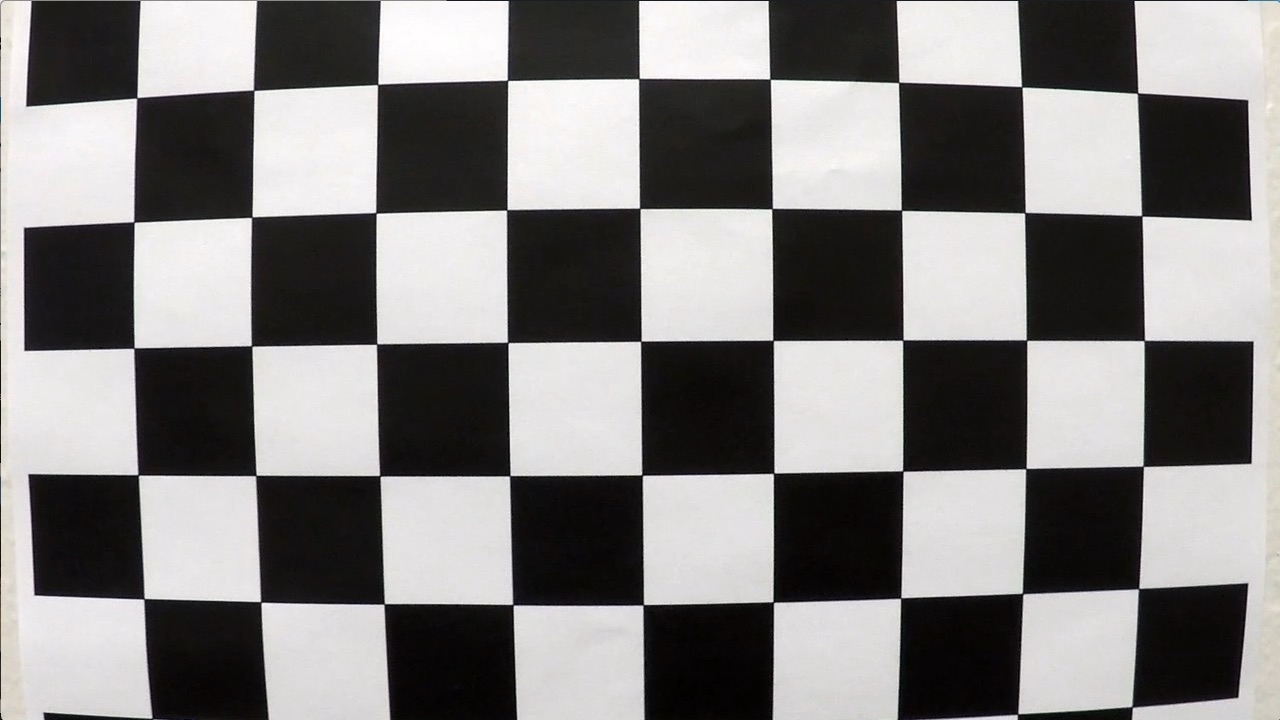
#> input picture camera_cal/calibration1.jpg, 1280 x 720 px; its folder holds only this picture in this run
$ jupyter execute --allow-errors find_lane.ipynb   (shell and % lines are left out)   (older library calls are emulated)
#> lines starting #> are read from the running program, lines starting #| are printed output that depends on the picture
[cell 1]
#loading packages
import numpy as np
import cv2
import matplotlib.pyplot as plt
import matplotlib.image as mpimg
import pickle
import glob

# Import everything needed to edit/save/watch video clips
from moviepy.editor import VideoFileClip
from IPython.display import HTML

[cell 2]
nx = 9
ny = 6
# prepare object points, like (0,0,0), (1,0,0), (2,0,0) ....,(6,5,0)
objp = np.zeros((ny*nx,3), np.float32)
objp[:,:2] = np.mgrid[0:nx, 0:ny].T.reshape(-1,2)
objpoints = [] # 3d points in real world space
imgpoints = [] # 2d points in image plane.
#print(objp[-1], objp[-nx], objp[0], objp[nx-1])
# Define a function that takes an image, number of x and y points,
# camera matrix and distortion coefficients
# [15 lines left out: function corners_unwarp, not called in this run]

[cell 3]
imgs = glob.glob('camera_cal/calibration*.jpg')

for i in imgs:
    img = cv2.imread(i)
#> img is the input picture: shape (720, 1280, 3); mean B, G, R 127.8, 128.4, 130.1
    gray = cv2.cvtColor(img, cv2.COLOR_BGR2GRAY)
    # Find the chess board corners
    ret, corners = cv2.findChessboardCorners(gray, (nx,ny), None)
#> ret = False; corners = None
    # If found, add object points, image points (after refining them)
    if ret == True:
        objpoints.append(objp)
        #corners2=cv2.cornerSubPix(gray,corners, (11,11), (-1,-1), criteria)
        imgpoints.append(corners)
        # Draw and display the corners
        c_img = cv2.drawChessboardCorners(img, (nx,ny), corners, ret)
        #f, (ax1, ax2) = plt.subplots(1, 2, figsize=(8, 3))
        #f.tight_layout()
        print('Image: ' + i)
        # [6 lines of commented-out code are left out]

[cell 4]
def process_image(image, show_plot=False):
    # NOTE: The output you return should be a color image (3 channel) for processing video below
    # TODO: put your pipeline here,
    #print('Received image : ',image)
    if image is None:
        return image
    img_size = (img.shape[1], img.shape[0])
    ret, mtx, dist, rvecs, tvecs = cv2.calibrateCamera(objpoints, imgpoints, img_size, None, None)

    # you should return the final output (image where lines are drawn on lanes)

    return corners_unwarp(image, nx, ny, mtx, dist, show_plot)

[cell 5]
def warper(img, show_plot = False):
    p_img = process_image(img)
    src = np.float32([[490, 482],[810, 482],
                      [1250, 720],[40, 720]])
    dst = np.float32([[0, 0], [1280, 0],
                     [1250, 720],[40, 720]])
    # Compute and apply perpective transform
    img_size = (p_img.shape[1], p_img.shape[0])
    M = cv2.getPerspectiveTransform(src, dst)
    Minv = cv2.getPerspectiveTransform(dst, src)
    warped = cv2.warpPerspective(p_img, M, img_size, flags=cv2.INTER_NEAREST)  # keep same size as input image
    if show_plot:
        # Plot the result
        f, (ax1, ax2) = plt.subplots(1, 2, figsize=(8, 3))
        f.tight_layout()
        ax1.imshow(img)
        ax1.set_title('Original Image', fontsize=16)
        ax2.imshow(warped)
        ax2.set_title('Perspective Image', fontsize=16)
        plt.subplots_adjust(left=0., right=1, top=0.9, bottom=0.)
    return warped, Minv, p_img

[cell 6]
# [9 lines left out: function plot_imgs, not called in this run]

[cell 7]
# Read in an image and grayscale it
image = mpimg.imread('signs_vehicles_xygrad.png')
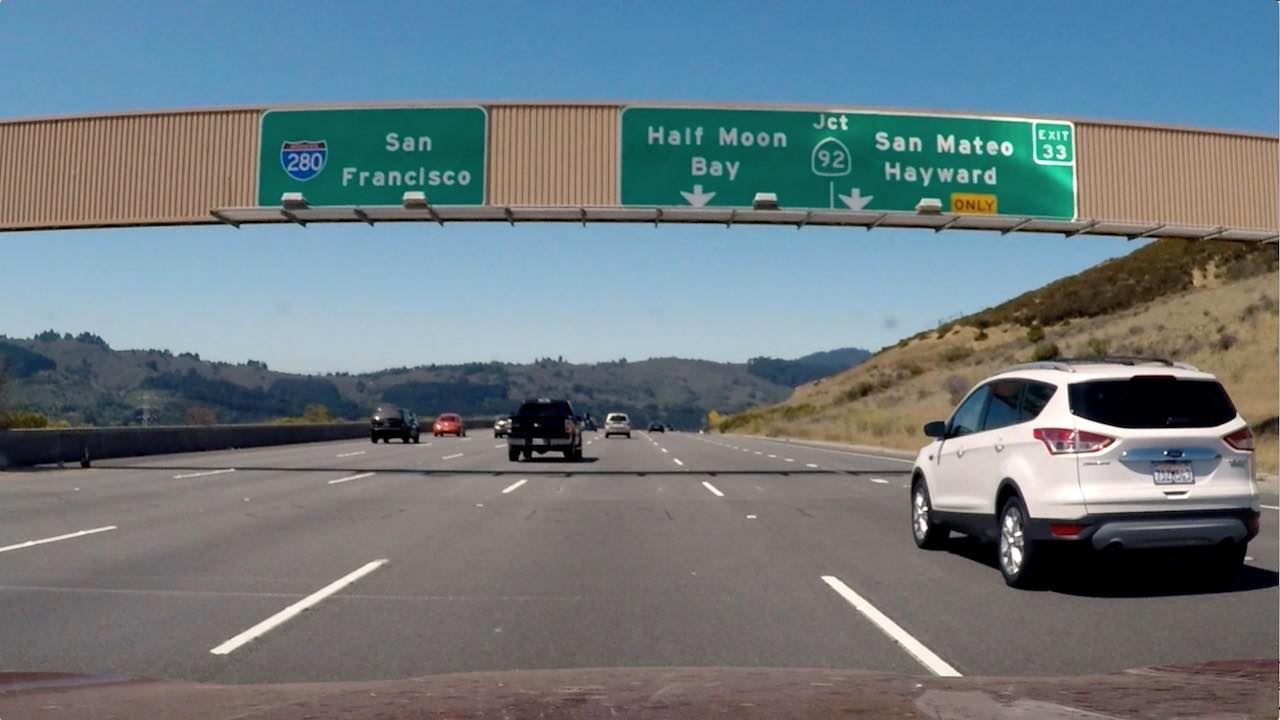
#> input picture signs_vehicles_xygrad.png, 1280 x 720 px, found by its file name
#> image is the input picture: shape (720, 1280, 3) float32; mean R, G, B 0.428, 0.477, 0.5
def abs_sobel_thresh(img, orient='x', sobel_kernel=3, thresh=(0, 255)):
    # Calculate directional gradient
    # Apply threshold

    # Convert to grayscale
    gray = cv2.cvtColor(img, cv2.COLOR_RGB2GRAY)
    # Apply x or y gradient with the OpenCV Sobel() function
    # and take the absolute value
    if orient == 'x':
        abs_sobel = np.absolute(cv2.Sobel(gray, cv2.CV_64F, 1, 0))
    if orient == 'y':
        abs_sobel = np.absolute(cv2.Sobel(gray, cv2.CV_64F, 0, 1))
    # Rescale back to 8 bit integer
    scaled_sobel = np.uint8(255*abs_sobel/np.max(abs_sobel))
    # Create a copy and apply the threshold
    grad_binary = np.zeros_like(scaled_sobel)
    # Here I'm using inclusive (>=, <=) thresholds, but exclusive is ok too
    grad_binary[(scaled_sobel >= thresh[0]) & (scaled_sobel <= thresh[1])] = 1

    return grad_binary

def mag_thresh(image, sobel_kernel=3, mag_thresh=(0, 255)):
    # Calculate gradient magnitude
    # Apply threshold
    # Convert to grayscale
    gray = cv2.cvtColor(image, cv2.COLOR_RGB2GRAY)
    # Take both Sobel x and y gradients
    sobelx = cv2.Sobel(gray, cv2.CV_64F, 1, 0, ksize=sobel_kernel)
    sobely = cv2.Sobel(gray, cv2.CV_64F, 0, 1, ksize=sobel_kernel)
    # Calculate the gradient magnitude
    gradmag = np.sqrt(sobelx**2 + sobely**2)
    # Rescale to 8 bit
    scale_factor = np.max(gradmag)/255
    gradmag = (gradmag/scale_factor).astype(np.uint8)
    # Create a binary image of ones where threshold is met, zeros otherwise
    mag_binary = np.zeros_like(gradmag)
    mag_binary[(gradmag >= mag_thresh[0]) & (gradmag <= mag_thresh[1])] = 1

    return mag_binary

def dir_threshold(image, sobel_kernel=3, thresh=(0, np.pi/2)):
    # Calculate gradient direction
    # Apply threshold
    # Grayscale
    gray = cv2.cvtColor(image, cv2.COLOR_RGB2GRAY)
    # Calculate the x and y gradients
    sobelx = cv2.Sobel(gray, cv2.CV_64F, 1, 0, ksize=sobel_kernel)
    sobely = cv2.Sobel(gray, cv2.CV_64F, 0, 1, ksize=sobel_kernel)
    # Take the absolute value of the gradient direction,
    # apply a threshold, and create a binary image result
    absgraddir = np.arctan2(np.absolute(sobely), np.absolute(sobelx))
    dir_binary =  np.zeros_like(absgraddir)
    dir_binary[(absgraddir >= thresh[0]) & (absgraddir <= thresh[1])] = 1

    return dir_binary

# Choose a Sobel kernel size
ksize = 9 # Choose a larger odd number to smooth gradient measurements

# Apply each of the thresholding functions
gradx = abs_sobel_thresh(image, orient='x', sobel_kernel=ksize, thresh=(0, 255))
#> gradx: shape (720, 1280); every value is 1
grady = abs_sobel_thresh(image, orient='y', sobel_kernel=ksize, thresh=(0, 255))
mag_binary = mag_thresh(image, sobel_kernel=3, mag_thresh=(30, 100))
#> in mag_thresh, `gradmag = np.sqrt(sobelx**2 + sobely**2)`:
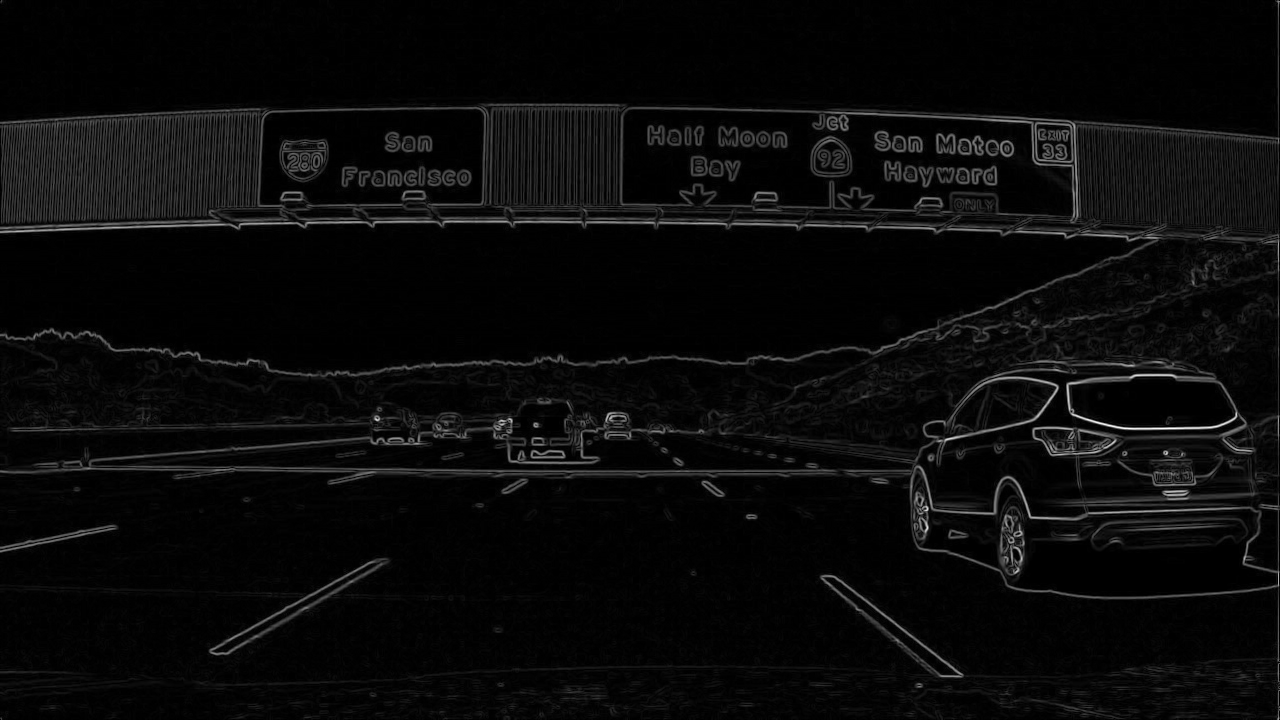
#> gradmag: shape (720, 1280) float64; min 0, max 3.62, mean 0.147; drawn with min black and max white
#> in mag_thresh, `scale_factor = np.max(gradmag)/255`: scale_factor = 0.0142
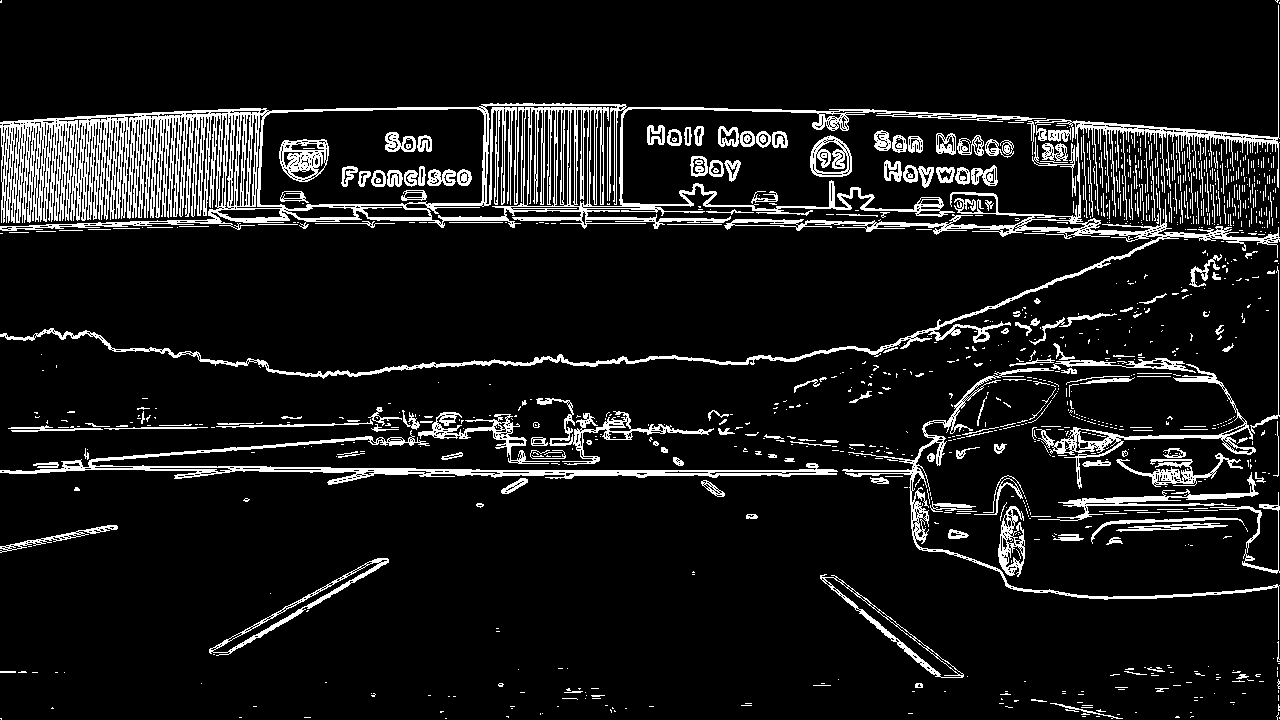
#> mag_binary: shape (720, 1280); values 0 (black) and 1 (white), 9.8% white in thin lines or dots
dir_binary = dir_threshold(image, sobel_kernel=15, thresh=(0.7, 1.3))
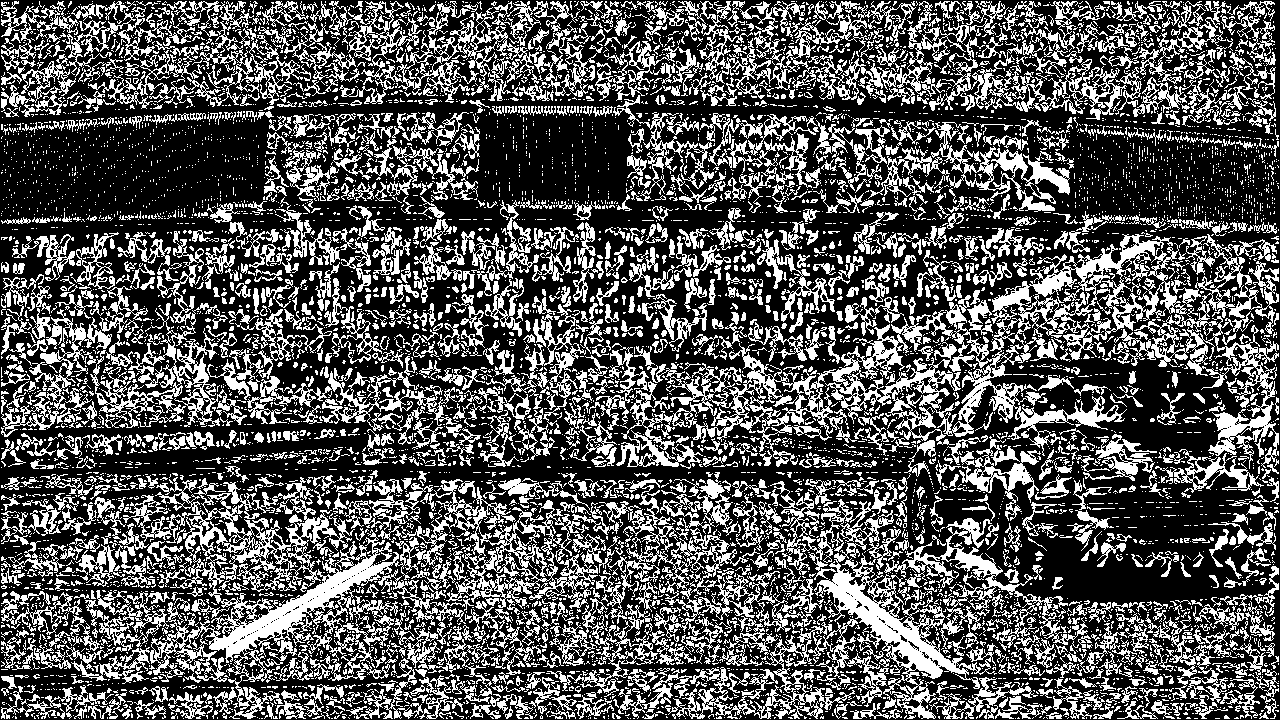
#> dir_binary: shape (720, 1280) float64; values 0 (black) and 1 (white), 33.8% white in thin lines or dots

# Plot the result
#> (the rest of this cell did not finish here and is left out)

[cell 8]
image = mpimg.imread('signs_vehicles_xygrad.png')
# Edit this function to create your own pipeline.
def pipeline(img, s_thresh=(130, 255), sx_thresh=(20, 100),show_plot = False):
    img = np.copy(img)
    img, M, undist = warper(img, show_plot)
    # Convert to HLS color space and separate the V channel
    hls = cv2.cvtColor(img, cv2.COLOR_RGB2HLS).astype(np.float)
    l_channel = hls[:,:,1]
    s_channel = hls[:,:,2]
    if show_plot:
        plot_imgs(img, hls,"Warped Image","Converted to HLS color space")
    # Sobel x
    sobelx = cv2.Sobel(l_channel, cv2.CV_64F, 1, 0) # Take the derivative in x
    abs_sobelx = np.absolute(sobelx) # Absolute x derivative to accentuate lines away from horizontal
    scaled_sobel = np.uint8(255*abs_sobelx/np.max(abs_sobelx))

    if show_plot:
        plot_imgs(hls, scaled_sobel,"HLS color space","Applied x derivative")
    #print(scaled_sobel)
    # Threshold x gradient
    sxbinary = np.zeros_like(scaled_sobel)
    sxbinary[(scaled_sobel >= sx_thresh[0]) & (scaled_sobel <= sx_thresh[1])] = 1

    if show_plot:
        plot_imgs(scaled_sobel, sxbinary,"Applied x derivative","Applied x gradient")

    # Threshold color channel
    s_channel = s_channel*255
    s_binary = np.zeros_like(s_channel)
    if show_plot:
        print(np.max(s_channel), np.min(s_channel))
    s_binary[(s_channel >= s_thresh[0]) & (s_channel <= s_thresh[1])] = 1

    if show_plot:
        plot_imgs(s_channel, s_binary,"S channel","Applied Threshold color channel")

    comb_channel = np.zeros_like(s_channel)
    comb_channel [(s_binary == 1)|(sxbinary == 1)] = 1
    if show_plot:
        plot_imgs(img, comb_channel,"Perspective image","Combined channel output")
    # Stack each channel
    # Note color_binary[:, :, 0] is all 0s, effectively an all black image. It might
    # be beneficial to replace this channel with something else.
    #color_binary = np.dstack(( np.zeros_like(sxbinary), sxbinary, s_binary)) * 255
    #plot_imgs(s_binary, color_binary,"Applied Threshold color channel","color binary")
    return comb_channel,M, undist

#> (the rest of this cell did not finish here and is left out)
